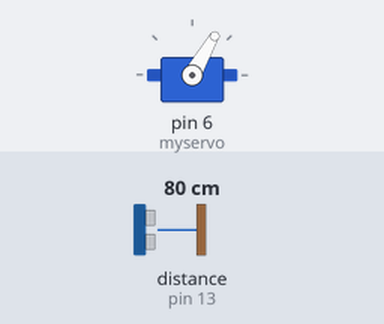
The sketch below on a simulated Arduino Uno, built with avr-gcc and run on an emulated ATmega328P. Parts: servo. Wiring (inferred from the names in the program): ultrasonic range finder: trigger pin 12; echo pin 13. The inputs (shaded band) are chosen by the test bench; at power-on: distance to the obstacle (sensor on pin 13) 80 cm. The echo pulse lasts 58.3 µs per cm.

Above: at 0.71 s.
At 1.2 s:
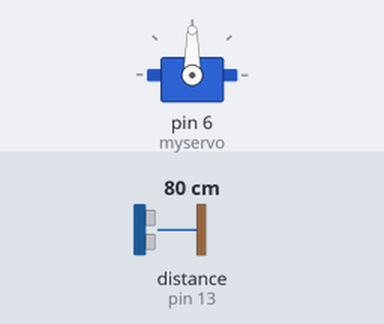
1.3 s: distance to the obstacle (sensor on pin 13) set to 15 cm
4.3 s: distance to the obstacle (sensor on pin 13) set to 11 cm
At 5.4 s:
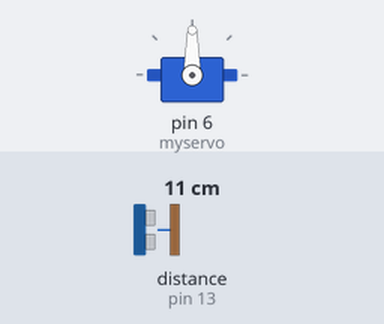
Timing chart, 0 to 7.3 s (numbered marks = the images above; inputs shaded):
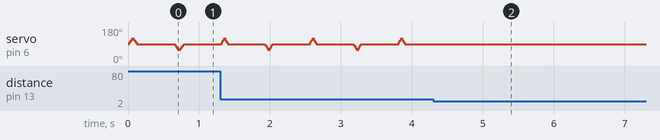

Measured:
- after the input at 4.3 s, servo on pin 6 (myservo): stops changing and stays 90°
- by itself, servo on pin 6 (myservo): repeats every 1.2 s: 110° 0.02 s, 120° 0.02 s, 110° 0.02 s, 100° 0.02 s, 90° 0.53 s, 80° 0.02 s, 70° 0.02 s, 60° 0.03 s, 70° 0.02 s, 80° 0.02 s, 90° 0.53 s, 100° 0.02 s

The sketch:

OBSGIT.ino
```cpp
#include <Servo.h>

Servo myservo;
int pos = 0;
const int Motor1Pin2 = 8;//IN3
const int Motor1Pin1 = 9;//IN4
const int Motor2Pin2 = 10;//IN1
const int Motor2Pin1 = 11;//IN2
const int trigpin = 12;
const int echopin = 13;
void setup()
{
  myservo.attach(6);
   Serial.begin(9600);
}
float trigger() //Returns distance between sensor and obstacle
{
  float duration;
  pinMode(trigpin, OUTPUT);
  digitalWrite(trigpin, LOW);
  delayMicroseconds(2);
  digitalWrite(trigpin, HIGH);
   delayMicroseconds(10);
  digitalWrite(trigpin, LOW);
  pinMode(echopin, INPUT);
  duration = pulseIn(echopin, HIGH);
  float inches = duration / 74 /2;
  return(inches);
}

void loop()
{
  lbl:
  for(pos = 90; pos < 120; pos += 10)
  {
    myservo.write(pos);
    if(trigger()>5)
    {
      GoForward();
    }
    else
    {
      GoRight();
      delay(2000);
      GoStop();
      delay(2000);
      goto lbl;
    }
    delay(15);
  }
  for(pos = 120; pos>=90; pos-=10)
  {
    myservo.write(pos);
    if(trigger()>5)
    {
      GoForward();
    }
    else
    {
      GoRight();
      delay(2000);
      GoStop();
      delay(2000);
      goto lbl;
    }
   delay(15);
  }
  delay(500);
  for(pos = 90; pos>=60; pos -= 10)
  {
    myservo.write(pos);
    if(trigger()>5)
    {
      GoForward();
    }
    else
    {
      GoLeft();
      delay(2000);
      GoStop();
      delay(2000);
      goto lbl;
    }
    delay(15);
  }
  for(pos = 60; pos<=90; pos+=10)
  {
    myservo.write(pos);
   if(trigger()>5)
    {
      GoForward();
    }
    else
    {
      GoLeft();
      delay(2000);
      GoStop();
      delay(2000);
      goto lbl;
    }
    delay(15);
  }
  delay(500);
}
void GoForward(){ //Function to go Forward
  digitalWrite(Motor1Pin2, LOW);
  digitalWrite(Motor1Pin1, HIGH);
  digitalWrite(Motor2Pin2, LOW);
  digitalWrite(Motor2Pin1, HIGH);
}
void GoLeft(){ //Function to turn Left
  digitalWrite(Motor1Pin1, LOW);
  digitalWrite(Motor1Pin2, HIGH);
  digitalWrite(Motor2Pin2, LOW);
  digitalWrite(Motor2Pin1, HIGH);
}
void GoRight(){    //Function to turn Right
  digitalWrite(Motor1Pin2, LOW);
  digitalWrite(Motor1Pin1, HIGH);
  digitalWrite(Motor2Pin1, LOW);
  digitalWrite(Motor2Pin2, HIGH);
}
void GoStop(){    //Function to turn Right
  digitalWrite(Motor1Pin2, LOW);
  digitalWrite(Motor1Pin1, LOW);
  digitalWrite(Motor2Pin1, LOW);
  digitalWrite(Motor2Pin2, LOW);
}
```
